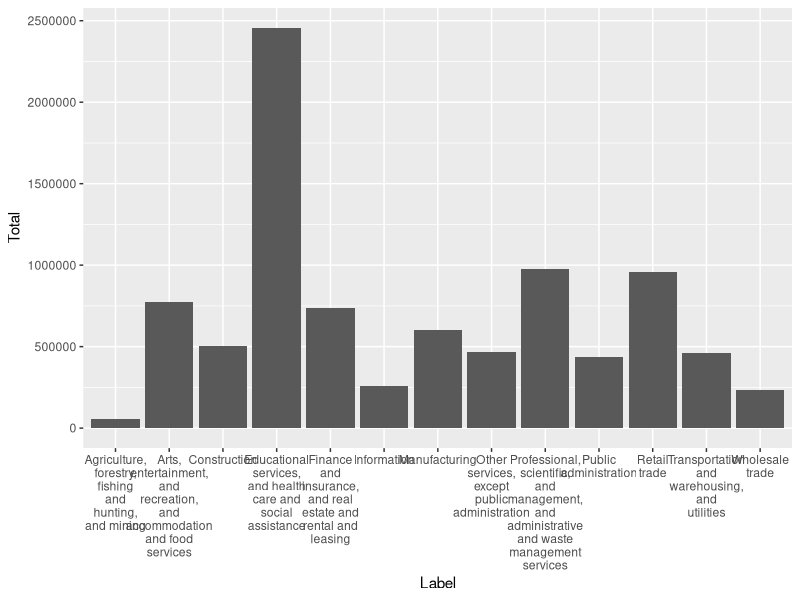
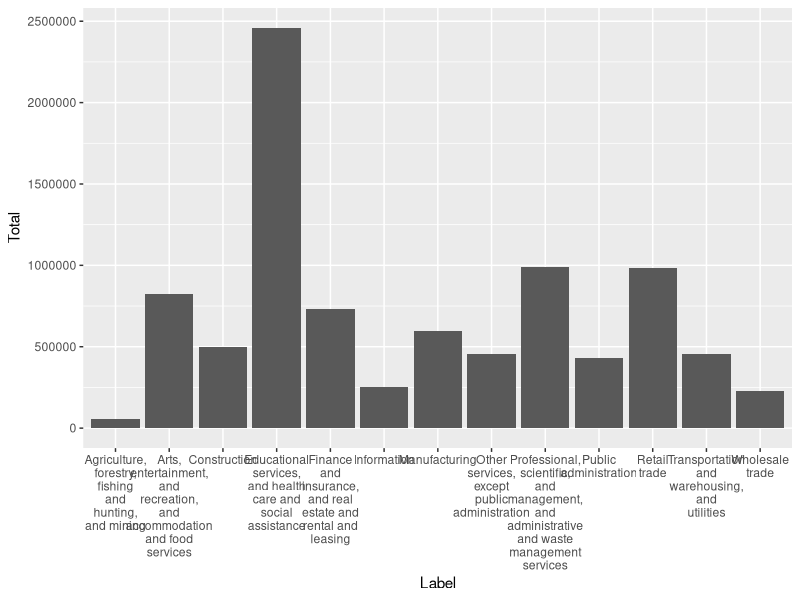
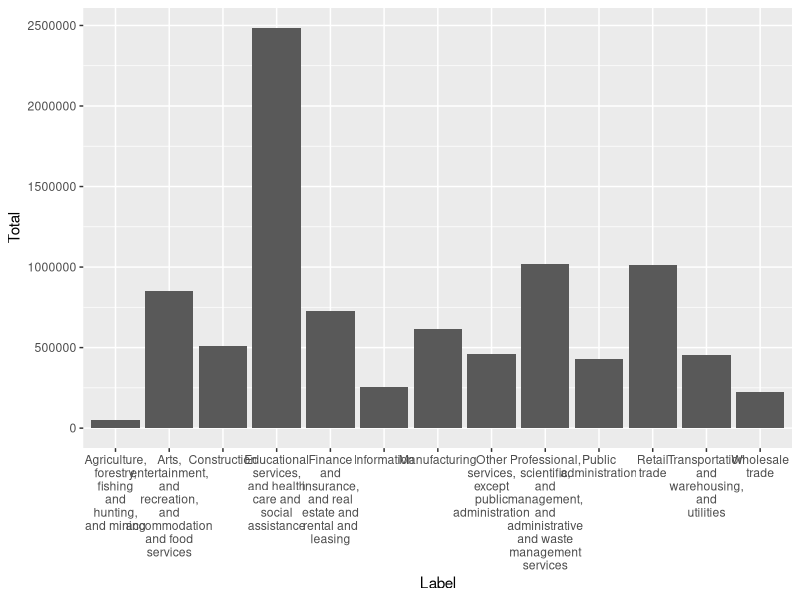
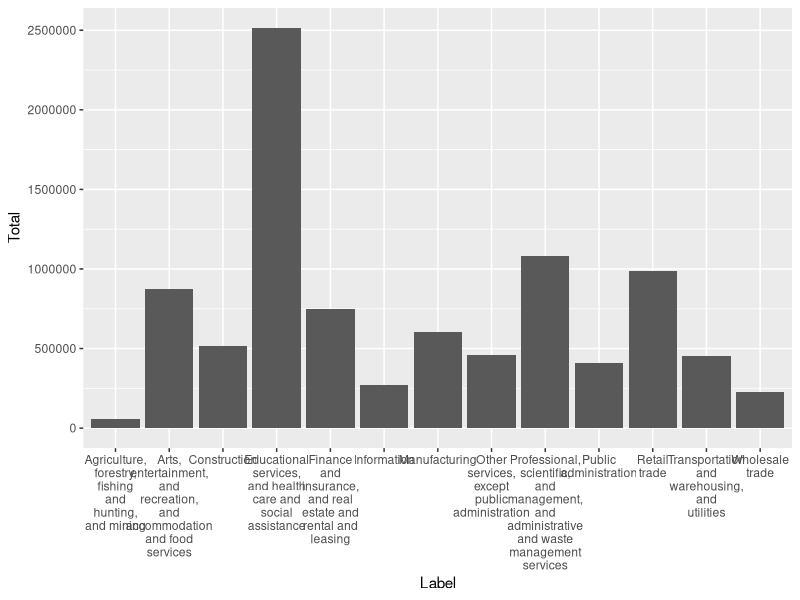
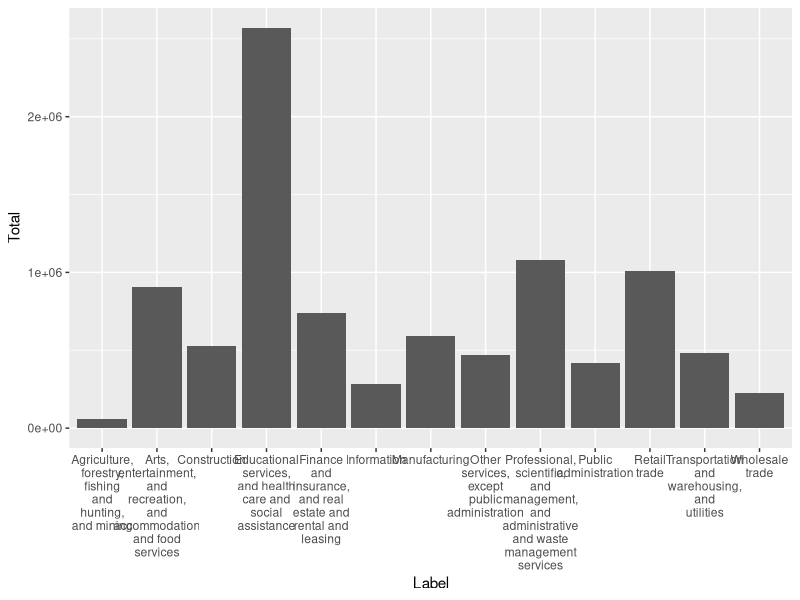
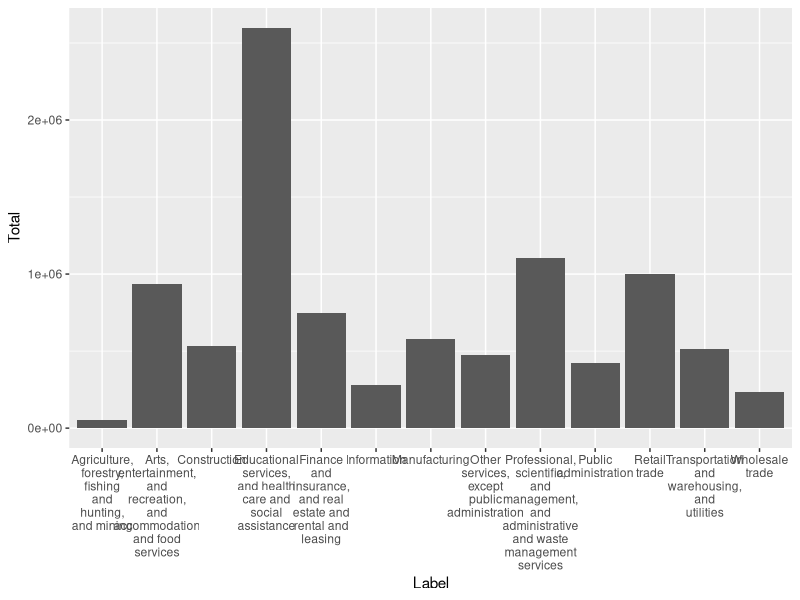
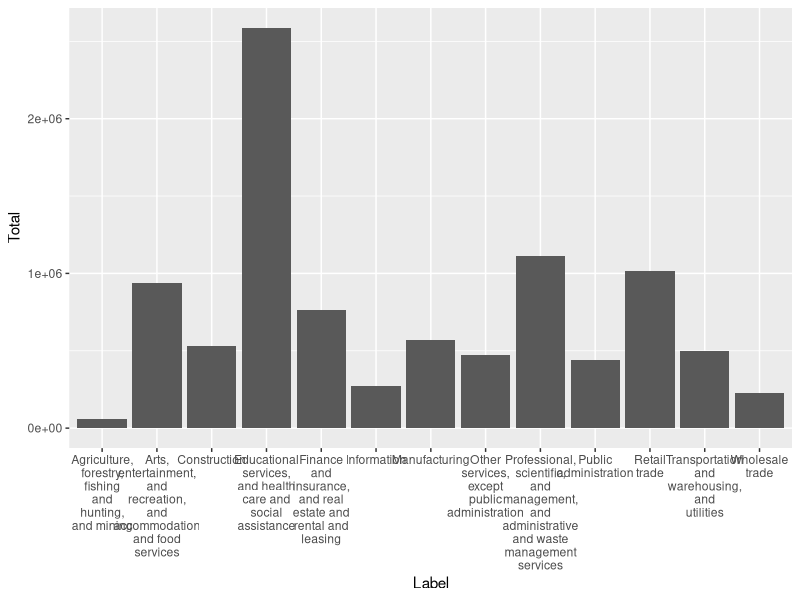
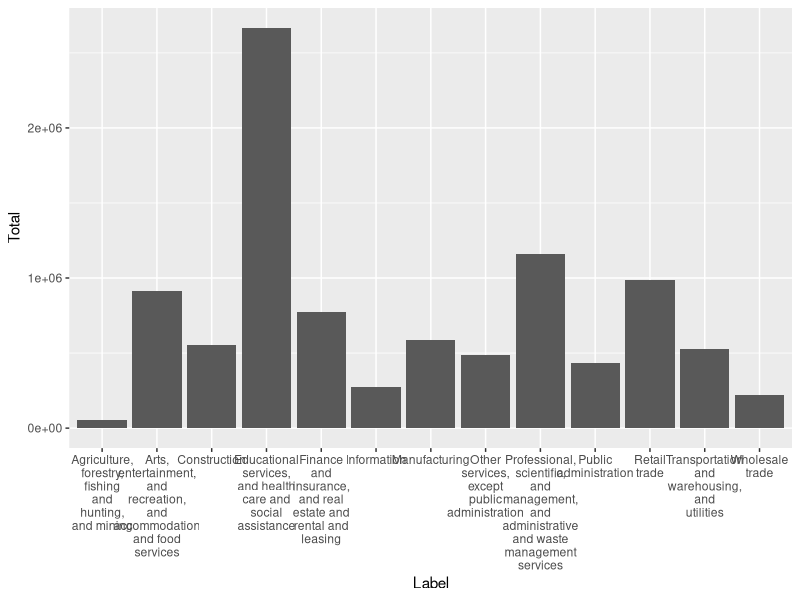

These figures' R source, in order:
## ---- chunk 1
library(tidyverse)
library(ggplot2)
## ---- chunk 2

setwd('C:/Users/eabea/Dropbox/Documents/STAT W5702/Project/STAT5702_NYC_Employment_Analysis/DataPreprocessing/Data/employment')

employDisability <- read.table(file = "employDisability.csv", sep = ",", header=TRUE)
employEDUCATION <- read.csv(file = "employEDUCATION.csv")
employmentByAge <- read.table(file = "employmentByAge.csv", sep = ",", header=TRUE)
employmentByRACE <- read.table(file = "employmentByRACE.csv", sep = ",", header=TRUE)
employPoverty <- read.table(file = "employPoverty.csv", sep = ",", header=TRUE)
JobType <- read.table(file = "JobType.csv", sep = ",", header=TRUE)
## ---- chunk 3
employDisability 
employEDUCATION 
employmentByAge 
employmentByRACE 
employPoverty
JobType 
## ---- chunk 4

JobType2010 <- JobType[JobType$year == 2010,]
JobType2011 <- JobType[JobType$year == 2011,]
JobType2012 <- JobType[JobType$year == 2012,]
JobType2013 <- JobType[JobType$year == 2013,]
JobType2014 <- JobType[JobType$year == 2014,]
JobType2015 <- JobType[JobType$year == 2015,]
JobType2016 <- JobType[JobType$year == 2016,]
JobType2017 <- JobType[JobType$year == 2017,]
JobType2018 <- JobType[JobType$year == 2018,]
JobType2019 <- JobType[JobType$year == 2019,]

ggplot(data = JobType2010[2:nrow(JobType2010),], aes(x=Label,y=Total)) + geom_bar(stat = 'identity') + scale_x_discrete(labels = function(x) str_wrap(x, width = 10))
ggplot(data = JobType2011[2:nrow(JobType2011),], aes(x=Label,y=Total)) + geom_bar(stat = 'identity') + scale_x_discrete(labels = function(x) str_wrap(x, width = 10))
ggplot(data = JobType2012[2:nrow(JobType2012),], aes(x=Label,y=Total)) + geom_bar(stat = 'identity') + scale_x_discrete(labels = function(x) str_wrap(x, width = 10))
ggplot(data = JobType2013[2:nrow(JobType2013),], aes(x=Label,y=Total)) + geom_bar(stat = 'identity') + scale_x_discrete(labels = function(x) str_wrap(x, width = 10))
ggplot(data = JobType2014[2:nrow(JobType2014),], aes(x=Label,y=Total)) + geom_bar(stat = 'identity') + scale_x_discrete(labels = function(x) str_wrap(x, width = 10))
ggplot(data = JobType2015[2:nrow(JobType2015),], aes(x=Label,y=Total)) + geom_bar(stat = 'identity') + scale_x_discrete(labels = function(x) str_wrap(x, width = 10))
ggplot(data = JobType2016[2:nrow(JobType2016),], aes(x=Label,y=Total)) + geom_bar(stat = 'identity') + scale_x_discrete(labels = function(x) str_wrap(x, width = 10))
ggplot(data = JobType2017[2:nrow(JobType2017),], aes(x=Label,y=Total)) + geom_bar(stat = 'identity') + scale_x_discrete(labels = function(x) str_wrap(x, width = 10))
ggplot(data = JobType2018[2:nrow(JobType2018),], aes(x=Label,y=Total)) + geom_bar(stat = 'identity') + scale_x_discrete(labels = function(x) str_wrap(x, width = 10))
ggplot(data = JobType2019[2:nrow(JobType2019),], aes(x=Label,y=Total)) + geom_bar(stat = 'identity') + scale_x_discrete(labels = function(x) str_wrap(x, width = 10))

